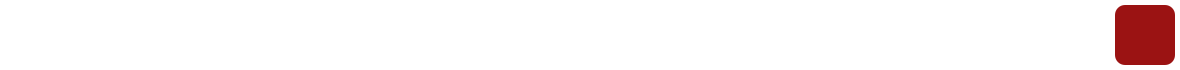
   <widget class="QFrame" name="frame_4">
    <property name="geometry">
     <rect>
      <x>50</x>
      <y>20</y>
      <width>1180</width>
      <height>70</height>
     </rect>
    </property>
    <property name="styleSheet">
     <string notr="true">background-color: #FFFFFF;
border-radius: 10px;
border: none;</string>
    </property>
    <property name="frameShape">
     <enum>QFrame::Shape::StyledPanel</enum>
    </property>
    <property name="frameShadow">
     <enum>QFrame::Shadow::Raised</enum>
    </property>
    <widget class="QTextEdit" name="input">
     <property name="geometry">
      <rect>
       <x>10</x>
       <y>10</y>
       <width>781</width>
       <height>51</height>
      </rect>
     </property>
     <property name="palette">
      <palette>
       <active>
        <colorrole role="WindowText">
         <brush brushstyle="SolidPattern">
          <color alpha="255">
           <red>0</red>
           <green>0</green>
           <blue>0</blue>
          </color>
         </brush>
        </colorrole>
        <colorrole role="Button">
         <brush brushstyle="SolidPattern">
          <color alpha="255">
           <red>255</red>
           <green>255</green>
           <blue>255</blue>
          </color>
         </brush>
        </colorrole>
        <colorrole role="Light">
         <brush brushstyle="SolidPattern">
          <color alpha="255">
           <red>255</red>
           <green>255</green>
           <blue>255</blue>
          </color>
         </brush>
        </colorrole>
        <colorrole role="Midlight">
         <brush brushstyle="SolidPattern">
          <color alpha="255">
           <red>255</red>
           <green>255</green>
           <blue>255</blue>
          </color>
         </brush>
        </colorrole>
        <colorrole role="Dark">
         <brush brushstyle="SolidPattern">
          <color alpha="255">
           <red>127</red>
           <green>127</green>
           <blue>127</blue>
          </color>
         </brush>
        </colorrole>
        <colorrole role="Mid">
         <brush brushstyle="SolidPattern">
          <color alpha="255">
           <red>170</red>
           <green>170</green>
           <blue>170</blue>
          </color>
         </brush>
        </colorrole>
        <colorrole role="Text">
         <brush brushstyle="SolidPattern">
          <color alpha="255">
           <red>0</red>
           <green>0</green>
           <blue>0</blue>
          </color>
         </brush>
        </colorrole>
        <colorrole role="BrightText">
         <brush brushstyle="SolidPattern">
          <color alpha="255">
           <red>255</red>
           <green>255</green>
           <blue>255</blue>
          </color>
         </brush>
        </colorrole>
        <colorrole role="ButtonText">
         <brush brushstyle="SolidPattern">
          <color alpha="255">
           <red>0</red>
           <green>0</green>
           <blue>0</blue>
          </color>
         </brush>
        </colorrole>
        <colorrole role="Base">
         <brush brushstyle="SolidPattern">
          <color alpha="255">
           <red>255</red>
           <green>255</green>
           <blue>255</blue>
          </color>
         </brush>
        </colorrole>
        <colorrole role="Window">
         <brush brushstyle="SolidPattern">
          <color alpha="255">
           <red>255</red>
           <green>255</green>
           <blue>255</blue>
          </color>
         </brush>
        </colorrole>
        <colorrole role="Shadow">
         <brush brushstyle="SolidPattern">
          <color alpha="255">
           <red>0</red>
           <green>0</green>
           <blue>0</blue>
          </color>
         </brush>
        </colorrole>
        <colorrole role="AlternateBase">
         <brush brushstyle="SolidPattern">
          <color alpha="255">
           <red>255</red>
           <green>255</green>
           <blue>255</blue>
          </color>
         </brush>
        </colorrole>
        <colorrole role="ToolTipBase">
         <brush brushstyle="SolidPattern">
          <color alpha="255">
           <red>255</red>
           <green>255</green>
           <blue>220</blue>
          </color>
         </brush>
        </colorrole>
        <colorrole role="ToolTipText">
         <brush brushstyle="SolidPattern">
          <color alpha="255">
           <red>0</red>
           <green>0</green>
           <blue>0</blue>
          </color>
         </brush>
        </colorrole>
        <colorrole role="PlaceholderText">
         <brush brushstyle="SolidPattern">
          <color alpha="127">
           <red>0</red>
           <green>0</green>
           <blue>0</blue>
          </color>
         </brush>
        </colorrole>
        <colorrole role="Accent">
         <brush brushstyle="SolidPattern">
          <color alpha="255">
           <red>255</red>
           <green>255</green>
           <blue>255</blue>
          </color>
         </brush>
        </colorrole>
       </active>
       <inactive>
        <colorrole role="WindowText">
         <brush brushstyle="SolidPattern">
          <color alpha="255">
           <red>0</red>
           <green>0</green>
           <blue>0</blue>
          </color>
         </brush>
        </colorrole>
        <colorrole role="Button">
         <brush brushstyle="SolidPattern">
          <color alpha="255">
           <red>255</red>
           <green>255</green>
           <blue>255</blue>
          </color>
         </brush>
        </colorrole>
        <colorrole role="Light">
         <brush brushstyle="SolidPattern">
          <color alpha="255">
           <red>255</red>
           <green>255</green>
           <blue>255</blue>
          </color>
         </brush>
        </colorrole>
        <colorrole role="Midlight">
         <brush brushstyle="SolidPattern">
          <color alpha="255">
           <red>255</red>
           <green>255</green>
           <blue>255</blue>
          </color>
         </brush>
        </colorrole>
        <colorrole role="Dark">
         <brush brushstyle="SolidPattern">
          <color alpha="255">
           <red>127</red>
           <green>127</green>
           <blue>127</blue>
          </color>
         </brush>
        </colorrole>
        <colorrole role="Mid">
         <brush brushstyle="SolidPattern">
          <color alpha="255">
           <red>170</red>
           <green>170</green>
           <blue>170</blue>
          </color>
         </brush>
        </colorrole>
        <colorrole role="Text">
         <brush brushstyle="SolidPattern">
          <color alpha="255">
           <red>0</red>
           <green>0</green>
           <blue>0</blue>
          </color>
         </brush>
        </colorrole>
        <colorrole role="BrightText">
         <brush brushstyle="SolidPattern">
          <color alpha="255">
           <red>255</red>
           <green>255</green>
           <blue>255</blue>
          </color>
         </brush>
        </colorrole>
        <colorrole role="ButtonText">
         <brush brushstyle="SolidPattern">
          <color alpha="255">
           <red>0</red>
           <green>0</green>
           <blue>0</blue>
          </color>
         </brush>
        </colorrole>
        <colorrole role="Base">
         <brush brushstyle="SolidPattern">
          <color alpha="255">
           <red>255</red>
           <green>255</green>
           <blue>255</blue>
          </color>
         </brush>
        </colorrole>
        <colorrole role="Window">
         <brush brushstyle="SolidPattern">
          <color alpha="255">
           <red>255</red>
           <green>255</green>
           <blue>255</blue>
          </color>
         </brush>
        </colorrole>
        <colorrole role="Shadow">
         <brush brushstyle="SolidPattern">
          <color alpha="255">
           <red>0</red>
           <green>0</green>
           <blue>0</blue>
          </color>
         </brush>
        </colorrole>
        <colorrole role="AlternateBase">
         <brush brushstyle="SolidPattern">
          <color alpha="255">
           <red>255</red>
           <green>255</green>
           <blue>255</blue>
          </color>
         </brush>
        </colorrole>
        <colorrole role="ToolTipBase">
         <brush brushstyle="SolidPattern">
          <color alpha="255">
           <red>255</red>
           <green>255</green>
           <blue>220</blue>
          </color>
         </brush>
        </colorrole>
        <colorrole role="ToolTipText">
         <brush brushstyle="SolidPattern">
          <color alpha="255">
           <red>0</red>
           <green>0</green>
           <blue>0</blue>
          </color>
         </brush>
        </colorrole>
        <colorrole role="PlaceholderText">
         <brush brushstyle="SolidPattern">
          <color alpha="127">
           <red>0</red>
           <green>0</green>
           <blue>0</blue>
          </color>
         </brush>
        </colorrole>
        <colorrole role="Accent">
         <brush brushstyle="SolidPattern">
          <color alpha="255">
           <red>255</red>
           <green>255</green>
           <blue>255</blue>
          </color>
         </brush>
        </colorrole>
       </inactive>
       <disabled>
        <colorrole role="WindowText">
         <brush brushstyle="SolidPattern">
          <color alpha="255">
           <red>127</red>
           <green>127</green>
           <blue>127</blue>
          </color>
         </brush>
        </colorrole>
        <colorrole role="Button">
         <brush brushstyle="SolidPattern">
          <color alpha="255">
           <red>255</red>
           <green>255</green>
           <blue>255</blue>
          </color>
         </brush>
        </colorrole>
        <colorrole role="Light">
         <brush brushstyle="SolidPattern">
          <color alpha="255">
           <red>255</red>
           <green>255</green>
           <blue>255</blue>
          </color>
         </brush>
        </colorrole>
        <colorrole role="Midlight">
         <brush brushstyle="SolidPattern">
          <color alpha="255">
           <red>255</red>
           <green>255</green>
           <blue>255</blue>
          </color>
         </brush>
        </colorrole>
        <colorrole role="Dark">
         <brush brushstyle="SolidPattern">
          <color alpha="255">
           <red>127</red>
           <green>127</green>
           <blue>127</blue>
          </color>
         </brush>
        </colorrole>
        <colorrole role="Mid">
         <brush brushstyle="SolidPattern">
          <color alpha="255">
           <red>170</red>
           <green>170</green>
           <blue>170</blue>
          </color>
         </brush>
        </colorrole>
        <colorrole role="Text">
         <brush brushstyle="SolidPattern">
          <color alpha="255">
           <red>127</red>
           <green>127</green>
           <blue>127</blue>
          </color>
         </brush>
        </colorrole>
        <colorrole role="BrightText">
         <brush brushstyle="SolidPattern">
          <color alpha="255">
           <red>255</red>
           <green>255</green>
           <blue>255</blue>
          </color>
         </brush>
        </colorrole>
        <colorrole role="ButtonText">
         <brush brushstyle="SolidPattern">
          <color alpha="255">
           <red>127</red>
           <green>127</green>
           <blue>127</blue>
          </color>
         </brush>
        </colorrole>
        <colorrole role="Base">
         <brush brushstyle="SolidPattern">
          <color alpha="255">
           <red>255</red>
           <green>255</green>
           <blue>255</blue>
          </color>
         </brush>
        </colorrole>
        <colorrole role="Window">
         <brush brushstyle="SolidPattern">
          <color alpha="255">
           <red>255</red>
           <green>255</green>
           <blue>255</blue>
          </color>
         </brush>
        </colorrole>
        <colorrole role="Shadow">
         <brush brushstyle="SolidPattern">
          <color alpha="255">
           <red>0</red>
           <green>0</green>
           <blue>0</blue>
          </color>
         </brush>
        </colorrole>
        <colorrole role="AlternateBase">
         <brush brushstyle="SolidPattern">
          <color alpha="255">
           <red>255</red>
           <green>255</green>
           <blue>255</blue>
          </color>
         </brush>
        </colorrole>
        <colorrole role="ToolTipBase">
         <brush brushstyle="SolidPattern">
          <color alpha="255">
           <red>255</red>
           <green>255</green>
           <blue>220</blue>
          </color>
         </brush>
        </colorrole>
        <colorrole role="ToolTipText">
         <brush brushstyle="SolidPattern">
          <color alpha="255">
           <red>0</red>
           <green>0</green>
           <blue>0</blue>
          </color>
         </brush>
        </colorrole>
        <colorrole role="PlaceholderText">
         <brush brushstyle="SolidPattern">
          <color alpha="127">
           <red>127</red>
           <green>127</green>
           <blue>127</blue>
          </color>
         </brush>
        </colorrole>
        <colorrole role="Accent">
         <brush brushstyle="SolidPattern">
          <color alpha="255">
           <red>255</red>
           <green>255</green>
           <blue>255</blue>
          </color>
         </brush>
        </colorrole>
       </disabled>
      </palette>
     </property>
     <property name="font">
      <font>
       <pointsize>22</pointsize>
      </font>
     </property>
     <property name="cursor" stdset="0">
      <cursorShape>IBeamCursor</cursorShape>
     </property>
     <property name="styleSheet">
      <string notr="true">border_: none;</string>
     </property>
     <property name="verticalScrollBarPolicy">
      <enum>Qt::ScrollBarPolicy::ScrollBarAlwaysOff</enum>
     </property>
     <property name="html">
      <string>&lt;!DOCTYPE HTML PUBLIC &quot;-//W3C//DTD HTML 4.0//EN&quot; &quot;http://www.w3.org/TR/REC-html40/strict.dtd&quot;&gt;
&lt;html&gt;&lt;head&gt;&lt;meta name=&quot;qrichtext&quot; content=&quot;1&quot; /&gt;&lt;meta charset=&quot;utf-8&quot; /&gt;&lt;style type=&quot;text/css&quot;&gt;
p, li { white-space: pre-wrap; }
hr { height: 1px; border-width: 0; }
li.unchecked::marker { content: &quot;\2610&quot;; }
li.checked::marker { content: &quot;\2612&quot;; }
&lt;/style&gt;&lt;/head&gt;&lt;body style=&quot; font-family:'Segoe UI'; font-size:22pt; font-weight:400; font-style:normal;&quot;&gt;
&lt;p style=&quot;-qt-paragraph-type:empty; margin-top:0px; margin-bottom:0px; margin-left:0px; margin-right:0px; -qt-block-indent:0; text-indent:0px;&quot;&gt;&lt;br /&gt;&lt;/p&gt;&lt;/body&gt;&lt;/html&gt;</string>
     </property>
    </widget>
    <widget class="QPushButton" name="solve">
     <property name="geometry">
      <rect>
       <x>1115</x>
       <y>5</y>
       <width>60</width>
       <height>60</height>
      </rect>
     </property>
     <property name="cursor">
      <cursorShape>PointingHandCursor</cursorShape>
     </property>
     <property name="styleSheet">
      <string notr="true">background-color: #9B1313;
border-radius: 10px;
border_: none;</string>
     </property>
     <property name="text">
      <string/>
     </property>
     <property name="icon">
      <iconset resource="../resources.qrc">
       <normaloff>:/resources/resources/icons/arrow.png</normaloff>:/resources/resources/icons/arrow.png</iconset>
     </property>
     <property name="iconSize">
      <size>
       <width>40</width>
       <height>40</height>
      </size>
     </property>
     <property name="autoDefault">
      <bool>false</bool>
     </property>
     <property name="default">
      <bool>false</bool>
     </property>
     <property name="flat">
      <bool>false</bool>
     </property>
    </widget>
    <widget class="QLabel" name="input_image">
     <property name="geometry">
      <rect>
       <x>990</x>
       <y>15</y>
       <width>40</width>
       <height>40</height>
      </rect>
     </property>
     <property name="cursor">
      <cursorShape>PointingHandCursor</cursorShape>
     </property>
     <property name="styleSheet">
      <string notr="true">border_: none;</string>
     </property>
     <property name="text">
      <string/>
     </property>
     <property name="pixmap">
      <pixmap resource="../resources.qrc">:/resources/resources/icons/input_image.png</pixmap>
     </property>
     <property name="scaledContents">
      <bool>true</bool>
     </property>
    </widget>
    <widget class="QLabel" name="input_voice">
     <property name="geometry">
      <rect>
       <x>1050</x>
       <y>15</y>
       <width>40</width>
       <height>40</height>
      </rect>
     </property>
     <property name="cursor">
      <cursorShape>PointingHandCursor</cursorShape>
     </property>
     <property name="styleSheet">
      <string notr="true">border_: none;</string>
     </property>
     <property name="text">
      <string/>
     </property>
     <property name="pixmap">
      <pixmap resource="../resources.qrc">:/resources/resources/icons/input_voice.png</pixmap>
     </property>
     <property name="scaledContents">
      <bool>true</bool>
     </property>
    </widget>
   </widget>
